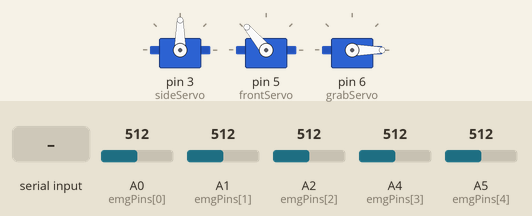
This sketch was run on a simulated Arduino Uno, built with avr-gcc and run on an emulated ATmega328P. On the bench: 3 × servo. The inputs (shaded band) are chosen by the test bench; at power-on: A0 (emgPins[0]) = 512, A1 (emgPins[1]) = 512, A2 (emgPins[2]) = 512, A4 (emgPins[3]) = 512, A5 (emgPins[4]) = 512. What the sketch prints to the serial monitor is not drawn.

Above: at 1.2 s.
1.3 s: "L" received over Serial
At 1.6 s:
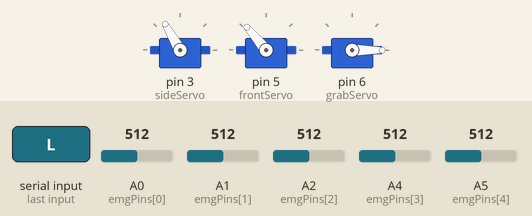
2.8 s: "F" received over Serial
At 3.9 s:
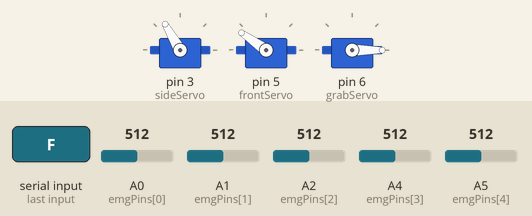
4.3 s: "R" received over Serial
At 5.1 s:
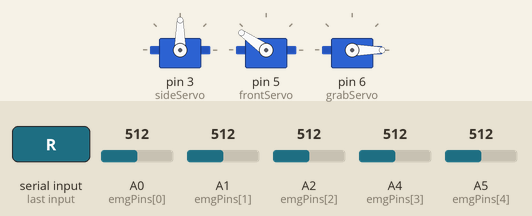
5.8 s: "Z" received over Serial
At 6.2 s:
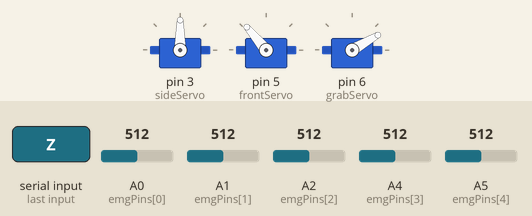
7.3 s: "B" received over Serial
At 8.5 s:
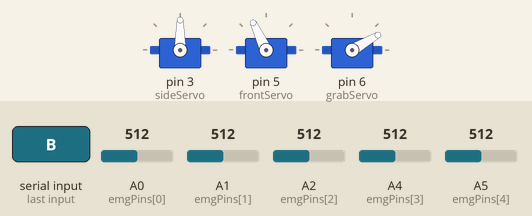
8.8 s: "G" received over Serial
At 9.6 s:
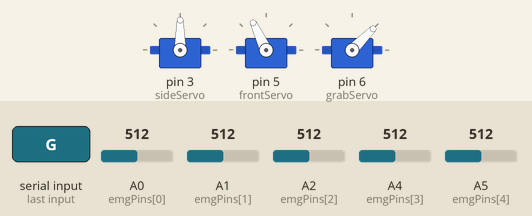
Timing chart, 0 to 11.3 s (numbered marks = the images above; inputs shaded):
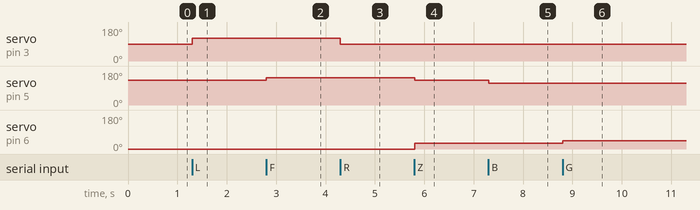

The sketch:

test.ino
```cpp
#include <Servo.h>

// Declare servo objects
Servo sideServo;     // Left-right movement
Servo frontServo;    // Forward-backward movement
Servo grabServo;     // Gripping action

// Servo position variables
int sideAngle = 90;
int frontAngle = 130;
int grabAngle = 0;

// EMG analog input pins (A0–A4 only)
const int emgPins[5] = {A0, A1, A2, A4, A5};

void setup() {
  Serial.begin(115200);

  sideServo.attach(3);
  frontServo.attach(5);
  grabServo.attach(6);

  sideServo.write(sideAngle);
  frontServo.write(frontAngle);
  grabServo.write(grabAngle);
}

void loop() {
  // === 1. Send 5-channel EMG values ===
  for (int i = 0; i < 5; i++) {
    int value = analogRead(emgPins[i]);
    Serial.print(value);
    if (i < 4) Serial.print(',');
  }
  Serial.println();

  // === 2. Receive servo commands ===
  if (Serial.available()) {
    char command = Serial.read();

    // -- Side servo (left-right) --
    if (command == 'L') {
      sideAngle = min(180, sideAngle + 30);
      sideServo.write(sideAngle);
      delay(500);

    } else if (command == 'R') {
      sideAngle = max(0, sideAngle - 30);
      sideServo.write(sideAngle);
      delay(500);

    // -- Front servo (forward-backward) --
    } else if (command == 'F') {
      frontAngle = min(180, frontAngle + 15);
      frontServo.write(frontAngle);
      delay(500);

    } else if (command == 'B') {
      frontAngle = max(70, frontAngle - 15);
      frontServo.write(frontAngle);
      delay(500);

    // -- Grab servo (close only) --
    } else if (command == 'G') {
      grabAngle = min(90, grabAngle + 15);
      grabServo.write(grabAngle);
      delay(500);

    // -- Reset all --
    } else if (command == 'Z') {
      sideAngle = 90;
      frontAngle = 130;
      grabAngle = 30;

      sideServo.write(sideAngle);
      frontServo.write(frontAngle);
      grabServo.write(grabAngle);
      delay(500);
    }
  }

  delay(1);  // ~1000Hz EMG sampling
}
```

Measured:
- after the input at 1.3 s, servo on pin 3 (sideServo): 90° → 120° at once
- after the input at 2.8 s, servo on pin 5 (frontServo): 130° → 145° at once
- after the input at 4.3 s, servo on pin 3 (sideServo): 120° → 90° at once
- after the input at 5.8 s, servo on pin 5 (frontServo): 145° → 130° at once; servo on pin 6 (grabServo): 0° → 30° at once
- after the input at 7.3 s, servo on pin 5 (frontServo): 130° → 115° at once
- after the input at 8.8 s, servo on pin 6 (grabServo): 30° → 45° at once
